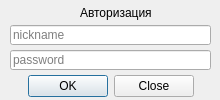
<?xml version="1.0" encoding="UTF-8"?>
<ui version="4.0">
 <class>authDialog</class>
 <widget class="QDialog" name="authDialog">
  <property name="geometry">
   <rect>
    <x>0</x>
    <y>0</y>
    <width>220</width>
    <height>100</height>
   </rect>
  </property>
  <property name="windowTitle">
   <string>Auth - Messenger by s13f</string>
  </property>
  <property name="windowIcon">
   <iconset>
    <normaloff>pics/s13f.png</normaloff>pics/s13f.png</iconset>
  </property>
  <property name="sizeGripEnabled">
   <bool>false</bool>
  </property>
  <property name="modal">
   <bool>false</bool>
  </property>
  <widget class="QDialogButtonBox" name="buttonBox">
   <property name="geometry">
    <rect>
     <x>5</x>
     <y>70</y>
     <width>211</width>
     <height>32</height>
    </rect>
   </property>
   <property name="orientation">
    <enum>Qt::Horizontal</enum>
   </property>
   <property name="standardButtons">
    <set>QDialogButtonBox::Close|QDialogButtonBox::Ok</set>
   </property>
   <property name="centerButtons">
    <bool>true</bool>
   </property>
  </widget>
  <widget class="QLineEdit" name="nickname">
   <property name="geometry">
    <rect>
     <x>10</x>
     <y>25</y>
     <width>201</width>
     <height>20</height>
    </rect>
   </property>
   <property name="inputMask">
    <string/>
   </property>
   <property name="placeholderText">
    <string>nickname</string>
   </property>
  </widget>
  <widget class="QLabel" name="label">
   <property name="geometry">
    <rect>
     <x>80</x>
     <y>5</y>
     <width>71</width>
     <height>16</height>
    </rect>
   </property>
   <property name="text">
    <string>Авторизация</string>
   </property>
  </widget>
  <widget class="QLineEdit" name="password">
   <property name="geometry">
    <rect>
     <x>10</x>
     <y>50</y>
     <width>201</width>
     <height>20</height>
    </rect>
   </property>
   <property name="echoMode">
    <enum>QLineEdit::Password</enum>
   </property>
   <property name="placeholderText">
    <string>password</string>
   </property>
  </widget>
 </widget>
 <resources/>
 <connections>
  <connection>
   <sender>buttonBox</sender>
   <signal>accepted()</signal>
   <receiver>authDialog</receiver>
   <slot>accept()</slot>
   <hints>
    <hint type="sourcelabel">
     <x>248</x>
     <y>254</y>
    </hint>
    <hint type="destinationlabel">
     <x>157</x>
     <y>274</y>
    </hint>
   </hints>
  </connection>
  <connection>
   <sender>buttonBox</sender>
   <signal>rejected()</signal>
   <receiver>authDialog</receiver>
   <slot>reject()</slot>
   <hints>
    <hint type="sourcelabel">
     <x>316</x>
     <y>260</y>
    </hint>
    <hint type="destinationlabel">
     <x>286</x>
     <y>274</y>
    </hint>
   </hints>
  </connection>
 </connections>
</ui>
